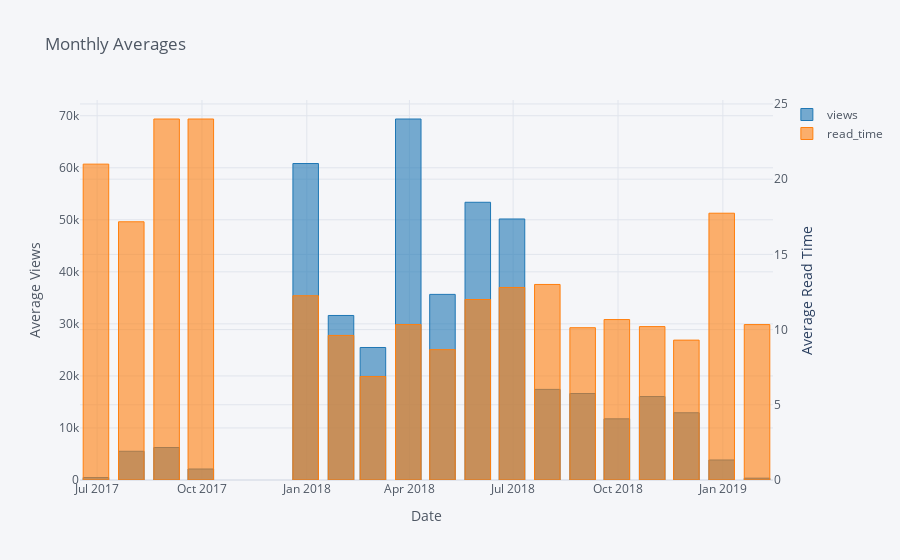

Source (notebook cell):
### Markdown cell above
If we want to put two very different ranges on the same graph, we can just use a secondary y-axis.

### Code cell
df2 = df[['views', 'read_time',
          'published_date']].set_index('published_date').resample('M').mean()

df2.iplot(
    kind='bar',
    xTitle='Date',
    secondary_y='read_time',
    secondary_y_title='Average Read Time',
    yTitle='Average Views',
    title='Monthly Averages')

### Figure 1 — Plotly figure (JSON) as saved in the notebook; plotly's stock layout.template omitted (floating-point values rounded to 4 significant figures)
{"data": [{"marker": {"color": "rgba(31, 119, 180, 0.6)", "line": {"color": "rgba(31, 119, 180, 1.0)", "width": 1}}, "name": "views", "orientation": "v", "text": "", "type": "bar", "x": ["2017-06-30", "2017-07-31", "2017-08-31", "2017-09-30", "2017-10-31", "2017-11-30", "2017-12-31", "2018-01-31", "2018-02-28", "2018-03-31", "2018-04-30", "2018-05-31", "2018-06-30", "2018-07-31", "2018-08-31", "2018-09-30", "2018-10-31", "2018-11-30", "2018-12-31", "2019-01-31"], "y": [463.7, 5521.0, 6243.0, 2113, "", "", 60820.0, 31620.0, 25460.0, 69370.0, 35670.0, 53370.0, 50160.0, 17410, 16620.0, 11760.0, 16040.0, 12920.0, 3845.0, 354.3]}, {"marker": {"color": "rgba(255, 127, 14, 0.6)", "line": {"color": "rgba(255, 127, 14, 1.0)", "width": 1}}, "name": "read_time", "orientation": "v", "text": "", "type": "bar", "x": ["2017-06-30", "2017-07-31", "2017-08-31", "2017-09-30", "2017-10-31", "2017-11-30", "2017-12-31", "2018-01-31", "2018-02-28", "2018-03-31", "2018-04-30", "2018-05-31", "2018-06-30", "2018-07-31", "2018-08-31", "2018-09-30", "2018-10-31", "2018-11-30", "2018-12-31", "2019-01-31"], "xaxis": "x", "y": [21, 17.17, 24, 24, "", "", 12.25, 9.611, 6.875, 10.33, 8.667, 12, 12.8, 13, 10.12, 10.67, 10.2, 9.3, 17.74, 10.33], "yaxis": "y2"}], "layout": {"legend": {"bgcolor": "#F5F6F9", "font": {"color": "#4D5663"}}, "paper_bgcolor": "#F5F6F9", "plot_bgcolor": "#F5F6F9", "title": {"font": {"color": "#4D5663"}, "text": "Monthly Averages"}, "xaxis": {"gridcolor": "#E1E5ED", "showgrid": true, "tickfont": {"color": "#4D5663"}, "title": {"font": {"color": "#4D5663"}, "text": "Date"}, "zerolinecolor": "#E1E5ED"}, "yaxis": {"gridcolor": "#E1E5ED", "showgrid": true, "tickfont": {"color": "#4D5663"}, "title": {"font": {"color": "#4D5663"}, "text": "Average Views"}, "zerolinecolor": "#E1E5ED"}, "yaxis2": {"anchor": "x", "gridcolor": "#E1E5ED", "overlaying": "y", "showgrid": true, "side": "right", "tickfont": {"color": "#4D5663"}, "title": {"text": "Average Read Time"}, "zerolinecolor": "#E1E5ED"}}}
